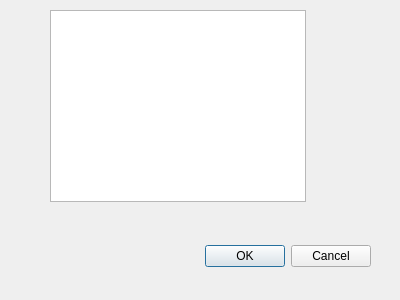
<?xml version="1.0" encoding="UTF-8"?>
<ui version="4.0">
 <class>FilterDialog</class>
 <widget class="QDialog" name="FilterDialog">
  <property name="geometry">
   <rect>
    <x>0</x>
    <y>0</y>
    <width>400</width>
    <height>300</height>
   </rect>
  </property>
  <property name="windowTitle">
   <string>Dialog</string>
  </property>
  <property name="modal">
   <bool>true</bool>
  </property>
  <widget class="QDialogButtonBox" name="buttonBox">
   <property name="geometry">
    <rect>
     <x>30</x>
     <y>240</y>
     <width>341</width>
     <height>32</height>
    </rect>
   </property>
   <property name="orientation">
    <enum>Qt::Horizontal</enum>
   </property>
   <property name="standardButtons">
    <set>QDialogButtonBox::Cancel|QDialogButtonBox::Ok</set>
   </property>
  </widget>
  <widget class="QListWidget" name="typelistWidget">
   <property name="geometry">
    <rect>
     <x>50</x>
     <y>10</y>
     <width>256</width>
     <height>192</height>
    </rect>
   </property>
   <property name="selectionMode">
    <enum>QAbstractItemView::ExtendedSelection</enum>
   </property>
  </widget>
 </widget>
 <resources/>
 <connections>
  <connection>
   <sender>buttonBox</sender>
   <signal>accepted()</signal>
   <receiver>FilterDialog</receiver>
   <slot>accept()</slot>
   <hints>
    <hint type="sourcelabel">
     <x>248</x>
     <y>254</y>
    </hint>
    <hint type="destinationlabel">
     <x>157</x>
     <y>274</y>
    </hint>
   </hints>
  </connection>
  <connection>
   <sender>buttonBox</sender>
   <signal>rejected()</signal>
   <receiver>FilterDialog</receiver>
   <slot>reject()</slot>
   <hints>
    <hint type="sourcelabel">
     <x>316</x>
     <y>260</y>
    </hint>
    <hint type="destinationlabel">
     <x>286</x>
     <y>274</y>
    </hint>
   </hints>
  </connection>
 </connections>
</ui>
